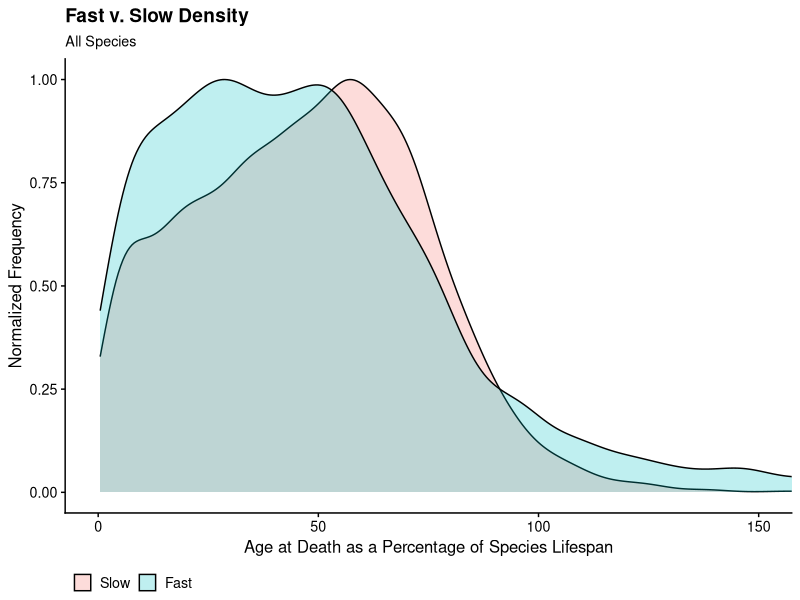
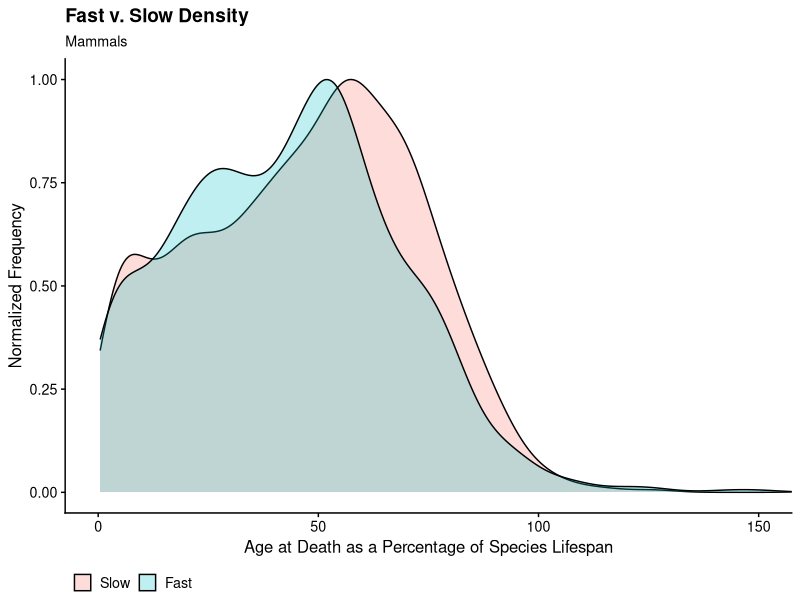
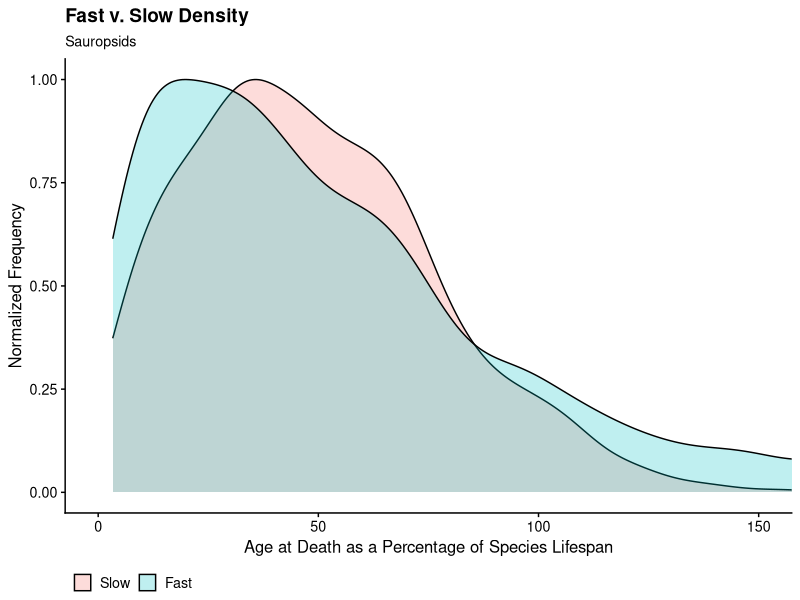
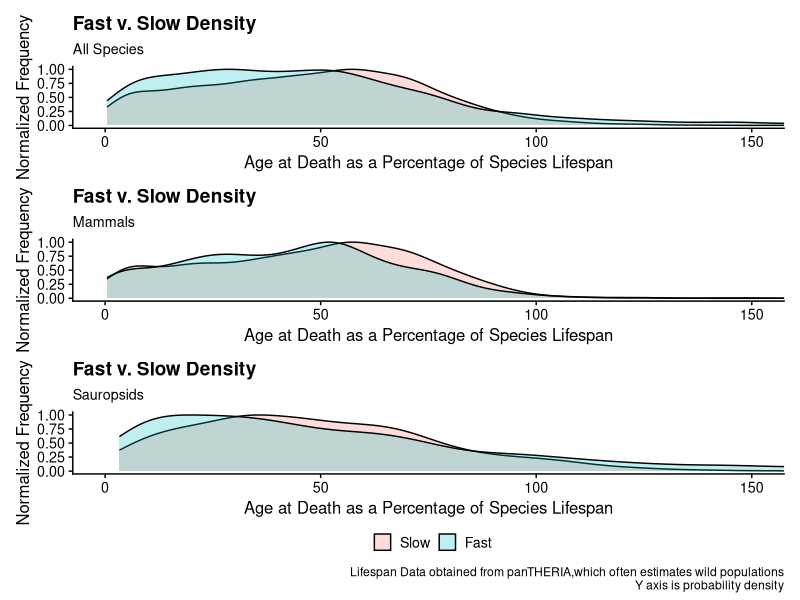
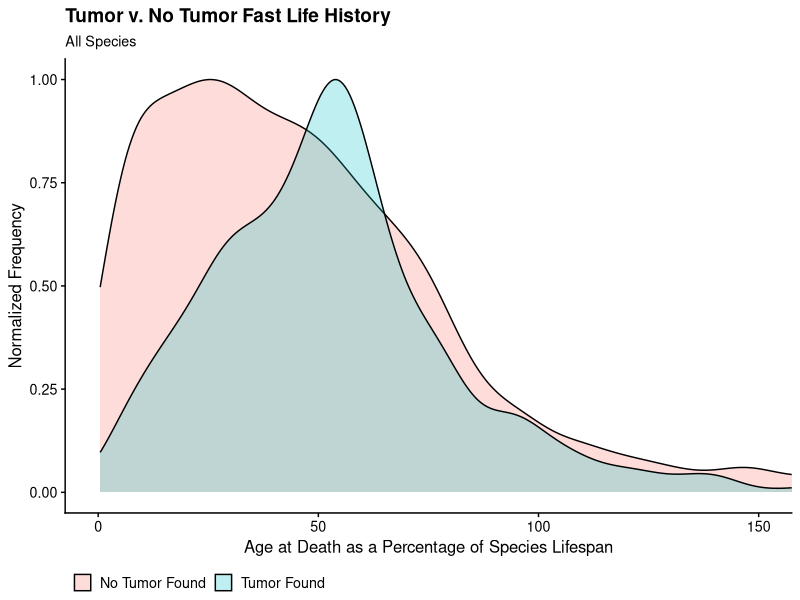
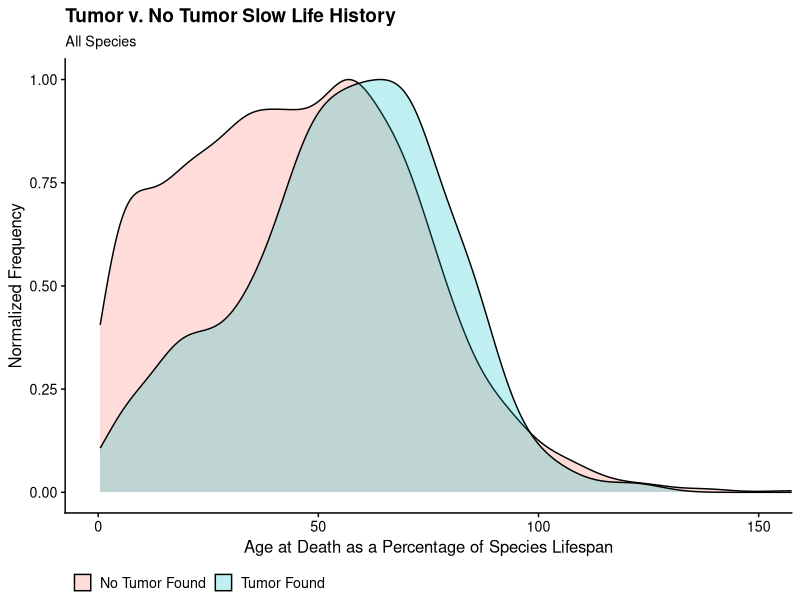
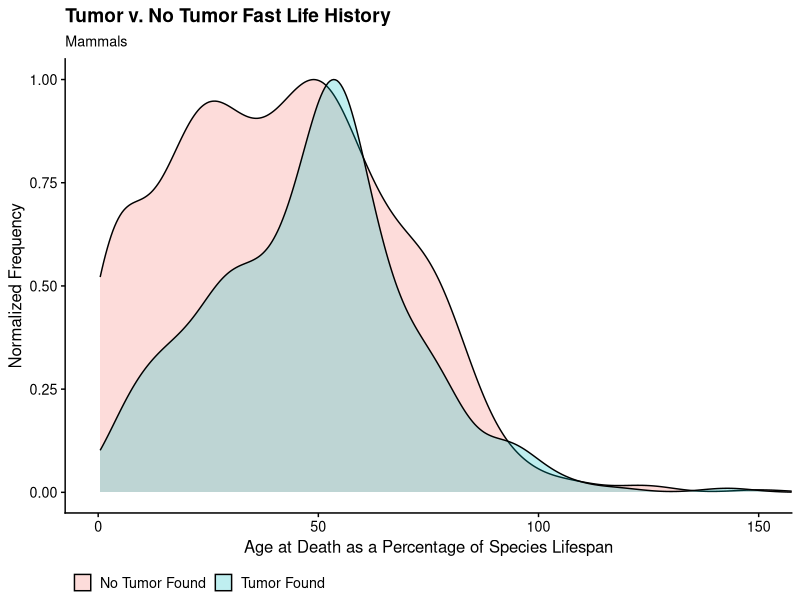
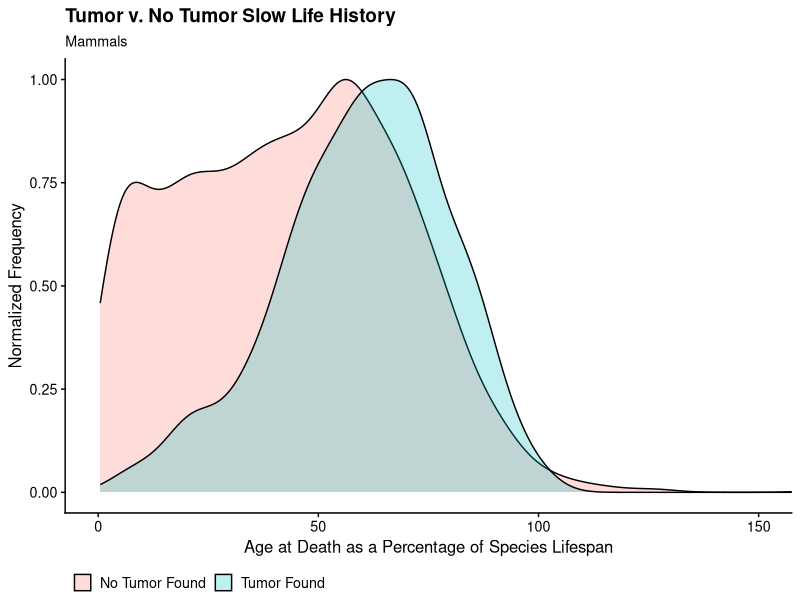

These charts were generated, in order, by the following R code:
#open libraries
library(patchwork)
library(tidyverse)
library(cowplot)


#read csv
fastSlow <- read.csv("fastslow.csv")
#filter for wgtlong
fastSlow <- filter(fastSlow,adult_weight >= 0)
fastSlow <- filter(fastSlow,max_longevity >= 0)

cutoff<-median(fastSlow$wgtxlong)


#fast == 1
#slow == 0
fastSlow$fastslow<-ifelse(fastSlow$wgtxlong>=cutoff,'0','1')

fast<-filter(fastSlow, is.element(fastslow, c(1)))
fast<-fast[fast$proportion_lifespan > 1, ]
slow<-filter(fastSlow, is.element(fastslow, c(0)))
slow<-slow[slow$proportion_lifespan > 1, ]
ks.test(fast$proportion_lifespan,slow$proportion_lifespan)

view(fastSlow)

fastvslowall<- ggplot(fastSlow, aes(x=proportion_lifespan*100, y=..scaled..,fill=factor((fastslow)))) + 
  geom_density(alpha=0.25) + 
  ggtitle("Fast v. Slow Density",
          subtitle = "All Species") +
  xlab("Age at Death as a Percentage of Species Lifespan") + ylab("Normalized Frequency") + 
  coord_cartesian(xlim = c(0,150),ylim = c(0,1))+theme_cowplot(12)+ theme(legend.position = "bottom")+
  scale_fill_discrete(name="",labels=c("Slow", "Fast"))



fastvslowall

ggsave("fastvslowall.pdf",width=13, height=10, limitsize=FALSE,bg="white")


#filter for mammals
fastSlowMamm <- filter(fastSlow,Clade == "Mammalia")

fastMamm<-filter(fastSlowMamm, is.element(fastslow, c(1)))
fastMamm<-fastMamm[fastMamm$proportion_lifespan > 1, ]
slowMamm<-filter(fastSlowMamm, is.element(fastslow, c(0)))
slowMamm<-slowMamm[slowMamm$proportion_lifespan > 1, ]
ks.test(fastMamm$proportion_lifespan,slowMamm$proportion_lifespan)

fastvslowMamm<- ggplot(fastSlowMamm, aes(x=proportion_lifespan*100, y=..scaled..,fill=factor((fastslow)))) + 
  geom_density(alpha=0.25) + 
  ggtitle("Fast v. Slow Density",
          subtitle = "Mammals") +
  xlab("Age at Death as a Percentage of Species Lifespan") + ylab("Normalized Frequency") + 
  coord_cartesian(xlim = c(0,150),ylim = c(0,1))+theme_cowplot(12)+ theme(legend.position = "bottom")+
  scale_fill_discrete(name="",labels=c("Slow", "Fast"))

fastvslowMamm

ggsave("fastvslowMamm.pdf",width=13, height=10, limitsize=FALSE,bg="white")
#filer for sauropsids
fastSlowSaur <- filter(fastSlow,Clade == "Sauropsida")


fastSaur<-filter(fastSlowSaur, is.element(fastslow, c(1)))
fastSaur<-fastSaur[fastSaur$proportion_lifespan > 1, ]
slowSaur<-filter(fastSlowSaur, is.element(fastslow, c(0)))
slowSaur<-slowSaur[slowSaur$proportion_lifespan > 1, ]
ks.test(fastSaur$proportion_lifespan,slowSaur$proportion_lifespan)

fastvslowSaur<- ggplot(fastSlowSaur, aes(x=proportion_lifespan*100, y=..scaled..,fill=factor((fastslow)))) + 
  geom_density(alpha=0.25) + 
  ggtitle("Fast v. Slow Density",
          subtitle = "Sauropsids") +
  xlab("Age at Death as a Percentage of Species Lifespan") + ylab("Normalized Frequency") + 
  coord_cartesian(xlim = c(0,150),ylim = c(0,1))+theme_cowplot(12)+ theme(legend.position = "bottom")+
  scale_fill_discrete(name="",labels=c("Slow", "Fast"))

fastvslowSaur

ggsave("fastvslowSaur.pdf",width=13, height=10, limitsize=FALSE,bg="white")


#create a layout matrix
layout<-"
AA
BB
CC"

#plot all plots onto one image
combo<- fastvslowall+fastvslowMamm+fastvslowSaur+plot_layout(design=layout,guides="collect", widths=c(10,10,10)) & theme(legend.position = "bottom")
combo+plot_annotation(caption="Lifespan Data obtained from panTHERIA,which often estimates wild populations\nY axis is probability density")

ggsave("fastvslow.png",width=5.5, height=9, limitsize=FALSE,bg="white")

#fast tumor vs no tumor

fast <- filter(fastSlow,fastslow == 1)


notumorFoundFast<-filter(fast, is.element(Masspresent, c(0)))
notumorFoundFast<-notumorFoundFast[notumorFoundFast$proportion_lifespan > 1, ] 
tumorFoundFast<-filter(fast, is.element(Masspresent, c(1)))
tumorFoundFast<-tumorFoundFast[tumorFoundFast$proportion_lifespan > 1, ]
ks.test(notumorFoundFast$proportion_lifespan,tumorFoundFast$proportion_lifespan)

fasttumor <- ggplot(fast, aes(x=proportion_lifespan*100, y=..scaled..,fill=factor((Masspresent)))) + 
  geom_density(alpha=0.25) + 
  ggtitle("Tumor v. No Tumor Fast Life History", 
          subtitle="All Species") +
  xlab("Age at Death as a Percentage of Species Lifespan") + ylab("Normalized Frequency") + 
  coord_cartesian(xlim = c(0,150),ylim = c(0,1))+theme_cowplot(12)+ theme(legend.position = "bottom")+
  scale_fill_discrete(name="",labels=c("No Tumor Found", "Tumor Found"))

fasttumor

ggsave("fasttumor.pdf",width=13, height=10, limitsize=FALSE,bg="white")

#fast tumor vs no tumor

slow <- filter(fastSlow,fastslow == 0)

notumorFoundSlow<-filter(slow, is.element(Masspresent, c(0)))
notumorFoundSlow<-notumorFoundSlow[notumorFoundSlow$proportion_lifespan > 1, ]
tumorFoundSlow<-filter(slow, is.element(Masspresent, c(1)))
tumorFoundSlow<-tumorFoundSlow[tumorFoundSlow$proportion_lifespan > 1, ]
ks.test(notumorFoundSlow$proportion_lifespan,tumorFoundSlow$proportion_lifespan)


slowtumor<- ggplot(slow, aes(x=proportion_lifespan*100, y=..scaled..,fill=factor((Masspresent)))) + 
  geom_density(alpha=0.25) + 
  ggtitle("Tumor v. No Tumor Slow Life History",
          subtitle="All Species") +
  xlab("Age at Death as a Percentage of Species Lifespan") + ylab("Normalized Frequency") + 
  coord_cartesian(xlim = c(0,150),ylim = c(0,1))+theme_cowplot(12)+ theme(legend.position = "bottom")+
  scale_fill_discrete(name="",labels=c("No Tumor Found", "Tumor Found"))

slowtumor

ggsave("slowtumor.pdf",width=13, height=10, limitsize=FALSE,bg="white")


#fast tumor vs no tumor mammals

fastMamm <- filter(fastSlowMamm,fastslow == 1)

notumorFoundFastMamm<-filter(fastMamm, is.element(Masspresent, c(0)))
notumorFoundFastMamm<-notumorFoundFastMamm[notumorFoundFastMamm$proportion_lifespan > 1, ]
tumorFoundFastMamm<-filter(fastMamm, is.element(Masspresent, c(1)))
tumorFoundFastMamm<-tumorFoundFastMamm[tumorFoundFastMamm$proportion_lifespan > 1, ]
ks.test(notumorFoundFastMamm$proportion_lifespan,tumorFoundFastMamm$proportion_lifespan)



fasttumorMamm <- ggplot(fastMamm, aes(x=proportion_lifespan*100, y=..scaled..,fill=factor((Masspresent)))) + 
  geom_density(alpha=0.25) + 
  ggtitle("Tumor v. No Tumor Fast Life History", 
          subtitle="Mammals") +
  xlab("Age at Death as a Percentage of Species Lifespan") + ylab("Normalized Frequency") + 
  coord_cartesian(xlim = c(0,150),ylim = c(0,1))+theme_cowplot(12)+ theme(legend.position = "bottom")+
  scale_fill_discrete(name="",labels=c("No Tumor Found", "Tumor Found"))

fasttumorMamm

ggsave("fasttumorMamm.pdf",width=13, height=10, limitsize=FALSE,bg="white")


#fast tumor vs no tumor

slowMamm <- filter(fastSlowMamm,fastslow == 0)

notumorFoundSlowMamm<-filter(slowMamm, is.element(Masspresent, c(0)))
notumorFoundSlowMamm<-notumorFoundSlowMamm[notumorFoundSlowMamm$proportion_lifespan > 1, ]
tumorFoundSlowMamm<-filter(slowMamm, is.element(Masspresent, c(1)))
tumorFoundSlowMamm<-tumorFoundSlowMamm[tumorFoundSlowMamm$proportion_lifespan > 1, ]
ks.test(notumorFoundSlowMamm$proportion_lifespan,tumorFoundSlowMamm$proportion_lifespan)


slowtumorMamm<- ggplot(slowMamm, aes(x=proportion_lifespan*100, y=..scaled..,fill=factor((Masspresent)))) + 
  geom_density(alpha=0.25) + 
  ggtitle("Tumor v. No Tumor Slow Life History",
          subtitle="Mammals") +
  xlab("Age at Death as a Percentage of Species Lifespan") + ylab("Normalized Frequency") + 
  coord_cartesian(xlim = c(0,150),ylim = c(0,1))+theme_cowplot(12)+ theme(legend.position = "bottom")+
  scale_fill_discrete(name="",labels=c("No Tumor Found", "Tumor Found"))

slowtumorMamm

ggsave("slowtumorMamm.pdf",width=13, height=10, limitsize=FALSE,bg="white")


#fast tumor vs no tumor Saurals

fastSaur <- filter(fastSlowSaur,fastslow == 1)

notumorFoundFastSaur<-filter(fastSaur, is.element(Masspresent, c(0)))
notumorFoundFastSaur<-notumorFoundFastSaur[notumorFoundFastSaur$proportion_lifespan > 1, ]
tumorFoundFastSaur<-filter(fastSaur, is.element(Masspresent, c(1)))
tumorFoundFastSaur<-tumorFoundFastSaur[tumorFoundFastSaur$proportion_lifespan > 1, ]
ks.test(notumorFoundFastSaur$proportion_lifespan,tumorFoundFastSaur$proportion_lifespan)


fasttumorSaur <- ggplot(fastSaur, aes(x=proportion_lifespan*100, y=..scaled..,fill=factor((Masspresent)))) + 
  geom_density(alpha=0.25) + 
  ggtitle("Tumor v. No Tumor Fast Life History", 
          subtitle="Sauropsids") +
  xlab("Age at Death as a Percentage of Species Lifespan") + ylab("Normalized Frequency") + 
  coord_cartesian(xlim = c(0,150),ylim = c(0,1))+theme_cowplot(12)+ theme(legend.position = "bottom")+
  scale_fill_discrete(name="",labels=c("No Tumor Found", "Tumor Found"))

fasttumorSaur

ggsave("fasttumorSaur.pdf",width=13, height=10, limitsize=FALSE,bg="white")


#fast tumor vs no tumor saur

slowSaur <- filter(fastSlowSaur,fastslow == 0)

notumorFoundSlowSaur<-filter(slowSaur, is.element(Masspresent, c(0)))
notumorFoundSlowSaur<-notumorFoundSlowSaur[notumorFoundSlowSaur$proportion_lifespan > 1, ]
tumorFoundSlowSaur<-filter(slowSaur, is.element(Masspresent, c(1)))
tumorFoundSlowSaur<-tumorFoundSlowSaur[tumorFoundSlowSaur$proportion_lifespan > 1, ] 
ks.test(notumorFoundSlowSaur$proportion_lifespan,tumorFoundSlowSaur$proportion_lifespan)


slowtumorSaur<- ggplot(slowSaur, aes(x=proportion_lifespan*100, y=..scaled..,fill=factor((Masspresent)))) + 
  geom_density(alpha=0.25) + 
  ggtitle("Tumor v. No Tumor Slow Life History",
          subtitle="Sauropsids") +
  xlab("Age at Death as a Percentage of Species Lifespan") + ylab("Normalized Frequency") + 
  coord_cartesian(xlim = c(0,150),ylim = c(0,1))+theme_cowplot(12)+ theme(legend.position = "bottom")+
  scale_fill_discrete(name="",labels=c("No Tumor Found", "Tumor Found"))

slowtumorSaur

ggsave("slowtumorSaur.pdf",width=13, height=10, limitsize=FALSE,bg="white")





#tumors found: slow v fast

found<- filter(fastSlow,Masspresent == 1)

TumorFast<-filter(found, is.element(fastslow, c(1)))
TumorFast<-TumorFast[TumorFast$proportion_lifespan > 1, ]
TumorSlow<-filter(found, is.element(fastslow, c(0)))
TumorSlow<-TumorSlow[TumorSlow$proportion_lifespan > 1, ]
ks.test(TumorFast$proportion_lifespan,TumorSlow$proportion_lifespan)

foundSlowMammfast<- ggplot(found, aes(x=proportion_lifespan*100, y=..scaled..,fill=factor((fastslow)))) + 
  geom_density(alpha=0.25) + 
  ggtitle("Fast v. Slow Density Tumors Found",
          subtitle = "All Species") +
  xlab("Age at Death as a Percentage of Species Lifespan") + ylab("Normalized Frequency") + 
  coord_cartesian(xlim = c(0,150),ylim = c(0,1))+theme_cowplot(12)+ theme(legend.position = "bottom")+
  scale_fill_discrete(name="",labels=c("Slow", "Fast"))

foundSlowMammfast

ggsave("foundAll.pdf",width=13, height=10, limitsize=FALSE,bg="white")

#no tumor:slow v fast
nofound<- filter(fastSlow,Masspresent == 0)

noTumorFast<-filter(nofound, is.element(fastslow, c(1)))
noTumorFast<-noTumorFast[noTumorFast$proportion_lifespan > 1, ]
noTumorSlow<-filter(nofound, is.element(fastslow, c(0)))
noTumorSlow<-noTumorSlow[noTumorSlow$proportion_lifespan > 1, ]
ks.test(noTumorFast$proportion_lifespan,noTumorSlow$proportion_lifespan)

noFoundSlowMammfast<- ggplot(nofound, aes(x=proportion_lifespan*100, y=..scaled..,fill=factor((fastslow)))) + 
  geom_density(alpha=0.25) + 
  ggtitle("Fast v. Slow Density No Tumors Found",
          subtitle = "All Species") +
  xlab("Age at Death as a Percentage of Species Lifespan") + ylab("Normalized Frequency") + 
  coord_cartesian(xlim = c(0,150),ylim = c(0,1))+theme_cowplot(12)+ theme(legend.position = "bottom")+
  scale_fill_discrete(name="",labels=c("Slow", "Fast"))

noFoundSlowMammfast

ggsave("nofoundAll.pdf",width=13, height=10, limitsize=FALSE,bg="white")



#tumors found: slow v fast Mammals

foundMamm<- filter(fastSlowMamm,Masspresent == 1)


TumorFastMamm<-filter(foundMamm, is.element(fastslow, c(1)))
TumorFastMamm<-TumorFastMamm[TumorFastMamm$proportion_lifespan > 1, ]
TumorSlow<-filter(foundMamm, is.element(fastslow, c(0)))
TumorSlow<-TumorSlow[TumorSlow$proportion_lifespan > 1, ]
ks.test(TumorFastMamm$proportion_lifespan,TumorSlow$proportion_lifespan)

foundSlowMammfastMamm<- ggplot(foundMamm, aes(x=proportion_lifespan*100, y=..scaled..,fill=factor((fastslow)))) + 
  geom_density(alpha=0.25) + 
  ggtitle("Fast v. Slow Density Tumors Found",
          subtitle = "Mammals") +
  xlab("Age at Death as a Percentage of Species Lifespan") + ylab("Normalized Frequency") + 
  coord_cartesian(xlim = c(0,150),ylim = c(0,1))+theme_cowplot(12)+ theme(legend.position = "bottom")+
  scale_fill_discrete(name="",labels=c("Slow", "Fast"))

foundSlowMammfastMamm

ggsave("foundMamm.pdf",width=13, height=10, limitsize=FALSE,bg="white")


#no tumor:slow v fast Mammals
nofoundMamm<- filter(fastSlowMamm,Masspresent == 0)

noTumorFastMamm<-filter(nofoundMamm, is.element(fastslow, c(1)))
noTumorFastMamm<-noTumorFastMamm[noTumorFastMamm$proportion_lifespan > 1, ]
noTumorSlow<-filter(nofoundMamm, is.element(fastslow, c(0)))
noTumorSlow<-noTumorSlow[noTumorSlow$proportion_lifespan > 1, ]
ks.test(noTumorFastMamm$proportion_lifespan,noTumorSlow$proportion_lifespan)

noFoundSlowMammfastMamm<- ggplot(nofoundMamm, aes(x=proportion_lifespan*100, y=..scaled..,fill=factor((fastslow)))) + 
  geom_density(alpha=0.25) + 
  ggtitle("Fast v. Slow Density No Tumors Found",
          subtitle = "Mammals") +
  xlab("Age at Death as a Percentage of Species Lifespan") + ylab("Normalized Frequency") + 
  coord_cartesian(xlim = c(0,150),ylim = c(0,1))+theme_cowplot(12)+ theme(legend.position = "bottom")+
  scale_fill_discrete(name="",labels=c("Slow", "Fast"))

noFoundSlowMammfastMamm

ggsave("nofoundMamm.pdf",width=13, height=10, limitsize=FALSE,bg="white")





#tumors found: slow v fast Sauropsids

foundSaur<- filter(fastSlowSaur,Masspresent == 1)



TumorFastSaur<-filter(foundSaur, is.element(fastslow, c(1)))
TumorFastSaur<-TumorFastSaur[TumorFastSaur$proportion_lifespan > 1, ]
TumorSlow<-filter(foundSaur, is.element(fastslow, c(0)))
TumorSlow<-TumorSlow[TumorSlow$proportion_lifespan > 1, ]
ks.test(TumorFastSaur$proportion_lifespan,TumorSlow$proportion_lifespan)




foundSlowMammfastSaur<- ggplot(foundSaur, aes(x=proportion_lifespan*100, y=..scaled..,fill=factor((fastslow)))) + 
  geom_density(alpha=0.25) + 
  ggtitle("Fast v. Slow Density Tumors Found",
          subtitle = "Sauropsids") +
  xlab("Age at Death as a Percentage of Species Lifespan") + ylab("Normalized Frequency") + 
  coord_cartesian(xlim = c(0,150),ylim = c(0,1))+theme_cowplot(12)+ theme(legend.position = "bottom")+
  scale_fill_discrete(name="",labels=c("Slow", "Fast"))

foundSlowMammfastSaur

ggsave("foundSaur.pdf",width=13, height=10, limitsize=FALSE,bg="white")


#no tumor:slow v fast Sauropsids
nofoundSaur<- filter(fastSlowSaur,Masspresent == 0)

noTumorFastSaur<-filter(nofoundSaur, is.element(fastslow, c(1)))
noTumorFastSaur<-noTumorFastSaur[noTumorFastSaur$proportion_lifespan > 1, ]
noTumorSlow<-filter(nofoundSaur, is.element(fastslow, c(0)))
noTumorSlow<-noTumorSlow[noTumorSlow$proportion_lifespan > 1, ]
ks.test(noTumorFastSaur$proportion_lifespan,noTumorSlow$proportion_lifespan)

noFoundSlowMammfastSaur<- ggplot(nofoundSaur, aes(x=proportion_lifespan*100, y=..scaled..,fill=factor((fastslow)))) + 
  geom_density(alpha=0.25) + 
  ggtitle("Fast v. Slow Density No Tumors Found",
          subtitle = "Sauropsids") +
  xlab("Age at Death as a Percentage of Species Lifespan") + ylab("Normalized Frequency") + 
  coord_cartesian(xlim = c(0,150),ylim = c(0,1))+theme_cowplot(12)+ theme(legend.position = "bottom")+
  scale_fill_discrete(name="",labels=c("Slow", "Fast"))

noFoundSlowMammfastSaur


ggsave("nofoundSaur.pdf",width=13, height=10, limitsize=FALSE,bg="white")
